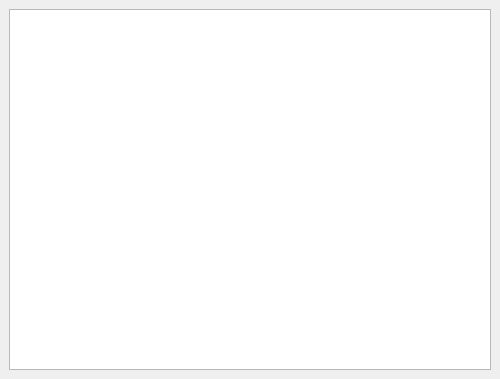
<?xml version="1.0" encoding="UTF-8"?>
<ui version="4.0">
 <class>Memory</class>
 <widget class="QDockWidget" name="Memory">
  <property name="geometry">
   <rect>
    <x>0</x>
    <y>0</y>
    <width>500</width>
    <height>379</height>
   </rect>
  </property>
  <property name="minimumSize">
   <size>
    <width>500</width>
    <height>107</height>
   </size>
  </property>
  <property name="features">
   <set>QDockWidget::DockWidgetFloatable|QDockWidget::DockWidgetMovable</set>
  </property>
  <property name="windowTitle">
   <string>Memory</string>
  </property>
  <widget class="QWidget" name="dockWidgetContents">
   <layout class="QGridLayout" name="gridLayout">
    <item row="0" column="0">
     <widget class="QPlainTextEdit" name="MemoryView">
      <property name="lineWrapMode">
       <enum>QPlainTextEdit::NoWrap</enum>
      </property>
      <property name="textInteractionFlags">
       <set>Qt::TextSelectableByKeyboard|Qt::TextSelectableByMouse</set>
      </property>
     </widget>
    </item>
   </layout>
  </widget>
 </widget>
 <resources/>
 <connections/>
</ui>
